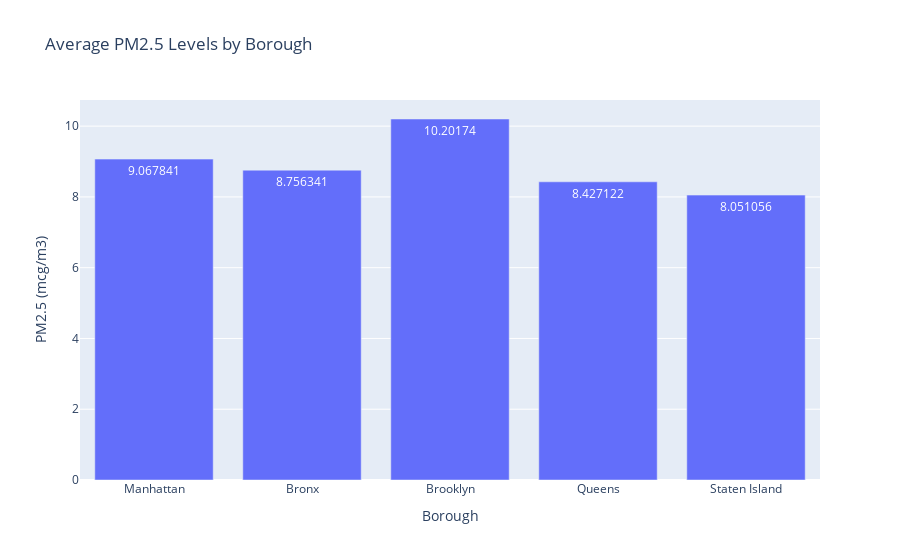

Notebook code cell kept with this figure:
### Markdown cell above
Bar Chart

### Code cell
# Bar chart: Average PM2.5 by Borough
fig_bar_pm25 = px.bar(
    merged,
    x="Borough",
    y="PM25",
    title="Average PM2.5 Levels by Borough",
    labels={"PM25": "PM2.5 (mcg/m3)"},
    text_auto=True
)

fig_bar_pm25.show()

### Figure 1 — Plotly figure (JSON) as saved in the notebook; plotly's stock layout.template omitted (floating-point values rounded to 4 significant figures)
{"data": [{"hovertemplate": "Borough=%{x}<br>PM2.5 (mcg/m3)=%{y}<extra></extra>", "legendgroup": "", "marker": {"color": "#636efa", "pattern": {"shape": ""}}, "name": "", "orientation": "v", "showlegend": false, "textposition": "auto", "texttemplate": "%{y}", "type": "bar", "x": ["Manhattan", "Bronx", "Brooklyn", "Queens", "Staten Island"], "xaxis": "x", "y": [9.068, 8.756, 10.2, 8.427, 8.051], "yaxis": "y"}], "layout": {"barmode": "relative", "legend": {"tracegroupgap": 0}, "title": {"text": "Average PM2.5 Levels by Borough"}, "xaxis": {"anchor": "y", "domain": [0, 1], "title": {"text": "Borough"}}, "yaxis": {"anchor": "x", "domain": [0, 1], "title": {"text": "PM2.5 (mcg/m3)"}}}}
